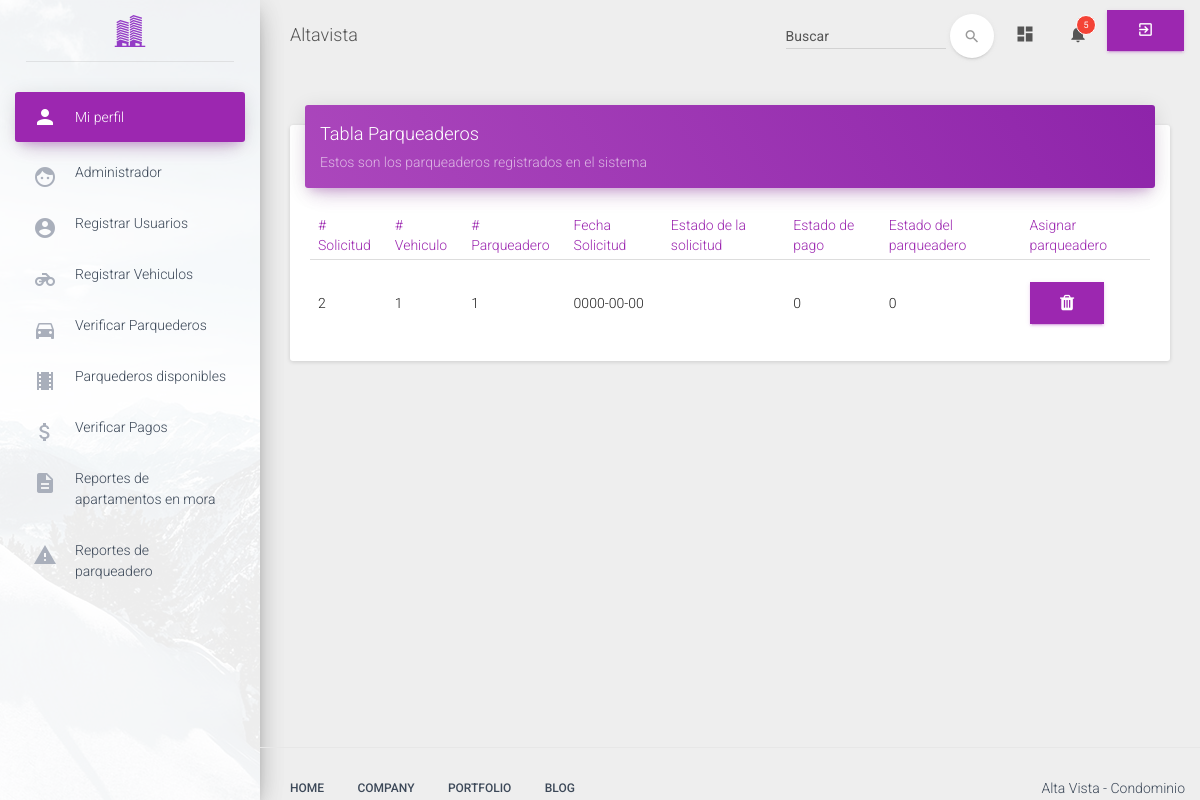
Before: /view/app/solicitudes/listarSolicitudA.php with the older database file.
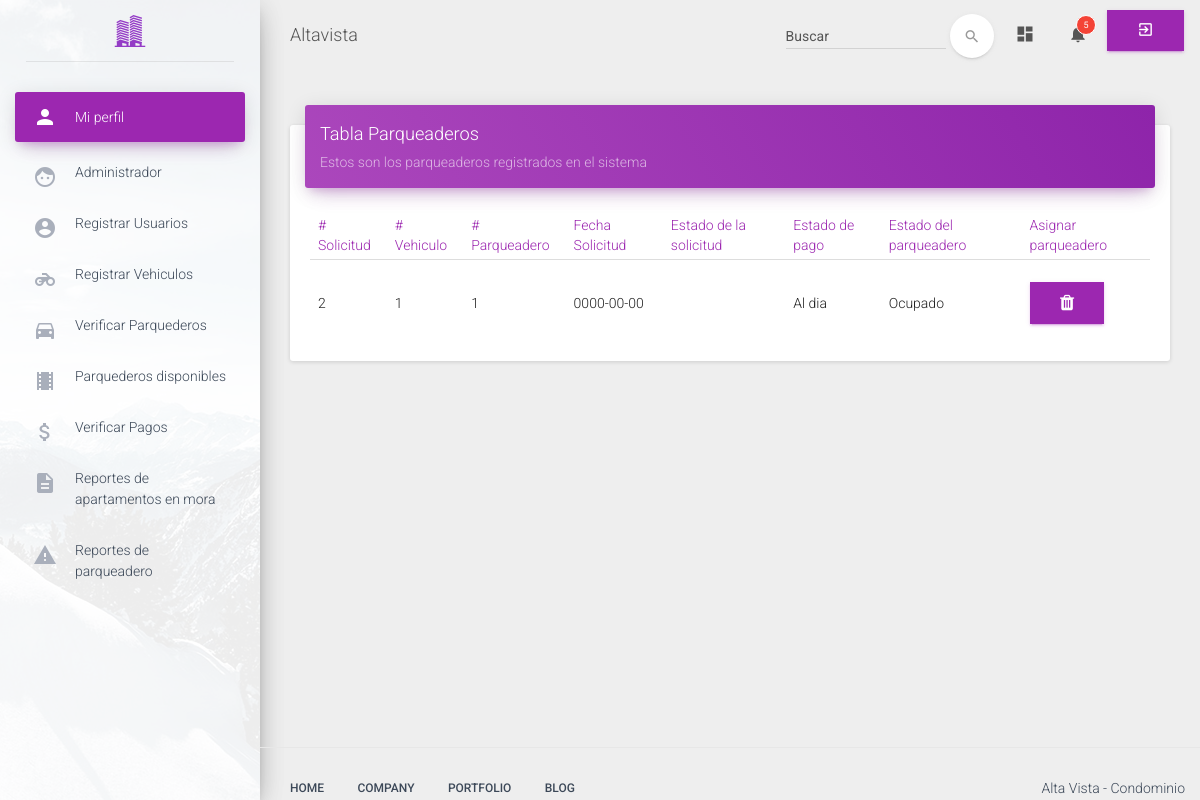
After: the same page with the newer database file.
### tables this page shows
CREATE TABLE `pagos` (
  `id_pagos` int(11) NOT NULL AUTO_INCREMENT,
  `id_apartamento` int(11) NOT NULL,
  `tipo_pago` varchar(25) NOT NULL,
  `referencia` varchar(45) NOT NULL,
  `valor` int(11) NOT NULL,
  `fecha` varchar(25) NOT NULL,
  `estado` varchar(10) NOT NULL,
  `url_documento` varchar(45) NOT NULL,
  PRIMARY KEY (`id_pagos`),
  KEY `fk_apartamento_pagos_idx` (`id_apartamento`),
  CONSTRAINT `fk_apartamento_pagos` FOREIGN KEY (`id_apartamento`) REFERENCES `apartamentos` (`id_apartamentos`) ON DELETE NO ACTION ON UPDATE NO ACTION
);

CREATE TABLE `parqueaderos` (
  `id_parqueadero` int(11) NOT NULL AUTO_INCREMENT,
  `estado` varchar(10) NOT NULL,
  PRIMARY KEY (`id_parqueadero`)
);

### config/Conexion.php (called while the page is built)
<?php
class Conexion {
    public static function conectar() {
        try {
            $conexion = new PDO('mysql:host=localhost;dbname=altavista', 'root', '');
            $conexion->setAttribute(PDO::ATTR_ERRMODE, PDO::ERRMODE_EXCEPTION);
            $conexion->exec("SET CHARACTER SET UTF8");
        } catch (Exception $e) {
            die('Error no se pudo establecer la conexión') . $e->getMessage();
            echo "Linea" . $e->getLine();
        }
        return $conexion;
    }
}
?>

### controller/SolicitudController.php (called while the page is built, shortened)
<?php
require_once(FOLDER_PROJECT . "/model/Solicitud.php");
$solicitud = new Solicitud();

### model/Solicitud.php (called while the page is built, shortened)
<?php
class Solicitud {
   public function __CONSTRUCT() {
        require_once(FOLDER_PROJECT . '/config/Conexion.php');
        try {
            $this->conexion = Conexion::conectar();
        } catch (Exception $exc) {
            die($exc->getMessage());
        }
    }
    public function consultar() {
        try {
            $consula = $this->conexion->query("SELECT * FROM solicitudes");
            while ($filas = $consula->fetch(PDO::FETCH_ASSOC)) {
                $this->result[] = $filas;
            }
            return $this->result;
        } catch (Exception $e) {
            echo $e->getTraceAsString();
            echo $e->getMessage();
        }
    }
}

### controller/PagoAdminController.php (called while the page is built, shortened)
<?php
require_once(FOLDER_PROJECT . "/model/Pago.php");
require_once(FOLDER_PROJECT . "/model/UsuarioHasApartamento.php");
$pago= new Pago();
$usuariohas= new UsuarioHasApartamento();

### model/Vehiculo.php (called while the page is built, shortened)
<?php
class Vehiculo {
    public function __CONSTRUCT() {
        require_once(FOLDER_PROJECT . '/config/Conexion.php');
        try {
            $this->conexion = Conexion::conectar();
        } catch (Exception $exc) {
            die($exc->getMessage());
        }
    }
    public function consultarUsuarioVehiculo($id) {
        try {
            $delete = 'SELECT * FROM vehiculos WHERE id_vehiculo = :v';
            $result = $this->conexion->prepare($delete);
            $result->bindParam(':v', $id);
            $result->execute();
            $resul= $result->fetchAll();
            return $resul;
        } catch (Exception $exc) {
            echo "No se pudo eliminar el usuario". $exc->getTraceAsString();
        }
    }
}

### model/UsuarioHasApartamento.php (called while the page is built, shortened)
<?php
class UsuarioHasApartamento {
    private $conexion;
    public function __CONSTRUCT() {
        require_once(FOLDER_PROJECT . '/config/Conexion.php');
        try {
            $this->conexion = Conexion::conectar();
        } catch (Exception $exc) {
            die($exc->getMessage());
        }
    }
    public function consultarId($id) {
        try {
            $sql="SELECT u.residente, u.propietario, u.apartamentos_id_apartamentos FROM usuarios_has_apartamentos as u WHERE usuarios_cedula = :ced";
            $consula = $this->conexion->prepare($sql);
            $consula->bindParam(':ced', $id);
            $consula->execute();
            $resul= $consula->fetchAll();
            return $resul;
        } catch (Exception $e) {
            echo $e->getTraceAsString();
            echo $e->getMessage();
        }
    }
}

### model/Pago.php (called while the page is built, shortened)
<?php
class Pago {
    private $conexion;
   public function __CONSTRUCT() {
        require_once(FOLDER_PROJECT . '/config/Conexion.php');
        try {
            $this->conexion = Conexion::conectar();
        } catch (Exception $exc) {
            die($exc->getMessage());
        }
    }
    public function consultarId($id) {
        try {
            $sql='SELECT * FROM pagos  WHERE id_apartamento = :ids';
            $consula = $this->conexion->prepare($sql);
            $consula->bindParam(':ids', $id);
            $consula->execute();
            $resul= $consula->fetchAll();
            return $resul;
        } catch (Exception $e) {
            echo $e->getTraceAsString();
            echo $e->getMessage();
        }
    }
}

### model/Parqueadero.php (called while the page is built, shortened)
<?php
class Parqueadero {
    private $conexion;
  public function __CONSTRUCT() {
        require_once(FOLDER_PROJECT . '/config/Conexion.php');
        try {
            $this->conexion = Conexion::conectar();
        } catch (Exception $exc) {
            die($exc->getMessage());
        }
    }
     public function consultarEstado($id) {
        try {
            $sql = 'SELECT * FROM parqueaderos WHERE id_parqueadero = :ced';
            $consula = $this->conexion->prepare($sql);
            $consula->bindParam(':ced', $id);
            $consula->execute();
            $resul = $consula->fetchAll();
            return $resul;
        } catch (Exception $e) {
            echo $e->getTraceAsString();
            echo $e->getMessage();
        }
    }
}

### view/app/solicitudes/listarSolicitudA.php (the view, shortened to what the changed rows need)
<!doctype html>
<html lang="en">
    <head>
        <?php
        include(FOLDER_VIEW . "/template/head.php");
        require_once(FOLDER_PROJECT . "/model/Vehiculo.php");
        require_once(FOLDER_PROJECT . "/controller/SolicitudController.php");
        require_once(FOLDER_PROJECT . "/controller/PagoAdminController.php");
        require_once(FOLDER_PROJECT . "/model/Vehiculo.php");
        require_once(FOLDER_PROJECT . "/model/Parqueadero.php");
        $veh = new Vehiculo();
        $par= new Parqueadero();
        ?>
    </head>
    <body>
        <div class="wrapper">
            <div class="main-panel">
                <div class="content">
                    <div class="container-fluid">
                        <div class="row">
                            <div class="col-md-12">
                                <div class="card">
                                    <div class="card-content table-responsive">
                                        <table class="table">
                                            <thead class="text-primary">
                                            <th># Solicitud</th>
                                            <th># Vehiculo</th>
                                            <th># Parqueadero</th>
                                            <th>Fecha Solicitud</th>
                                            <th>Estado de la solicitud</th>
                                            <th>Estado de pago</th>
                                            <th>Estado del parqueadero</th>
                                            <th>Asignar parqueadero</th>
                                            </thead>
                                            <tbody>
                                            <?php $solid = $solicitud->consultar();
                                            foreach ($solid as $r=>$a): ?>
                                                    <tr>
                                                        <td><?php echo $a['id_solicitude']; ?></td>
                                                        <td><?php echo $a['id_vehiculo']; ?></td>
                                                        <td><?php echo $a['id_parqueadero']; ?></td>
                                                        <td><?php echo $a['fecha_solicitud']; ?></td>
                                                        <td><?php echo $a['estado']; ?></td>
                                             <?php    $pok = $a['id_solicitude'];
                                             $plk=$a['id_parqueadero'];
                                                       $po=$a['estado'];
                                                $vh= $veh->consultarUsuarioVehiculo($a['id_vehiculo']);
                                                        foreach ($vh as $value => $a) {
                                                            $a['id_usuarios'];}
                                                            $apo=$a['id_usuarios'];
                                                            $resl= $usuariohas->consultarId($apo);
                                                        foreach ($resl as $valu => $l) {
                                                            $l['apartamentos_id_apartamentos'];
                                                        }$ap=$l['apartamentos_id_apartamentos'];
                                                        ?>
                                                        <?php $resultado = $pago->consultarId($ap);
                                                        foreach ($resultado as $val => $op ):?>
                                                        <td><?php echo $op['estado']; ?></td>
                                                        <?php
                                                        endforeach;  $id=$op['estado']; ?>
                                                        <?php $ep = $par->consultarEstado($plk);
                                                        foreach ($ep as $va => $o ):?>
                                                        <td><?php echo $o['estado']; ?></td>
                                                        <?php endforeach; ?>
                                                        <td>
                                            <a  class="btn btn-primary" href="asignarParqueadero.php?id=<?php echo $id ?>&po=<?php echo $po ?>&par=<?php echo $plk ?>&pla=<?php echo $pok ?>">
                                                                <i class="fa fa-trash"></i>
                                                            </a>
                                                        </td>
                                                    </tr>
                                            <?php endforeach; ?>
                                            </tbody>
                                        </table>
                                    </div>
                                </div>
                            </div>
                        </div>
                    </div>
                </div>
            </div>
        </div>
    </body>
</html>

Changed rows visible on the page:
changed pagos: estado "0" → "Al dia"
changed parqueaderos: estado "0" → "Ocupado"
